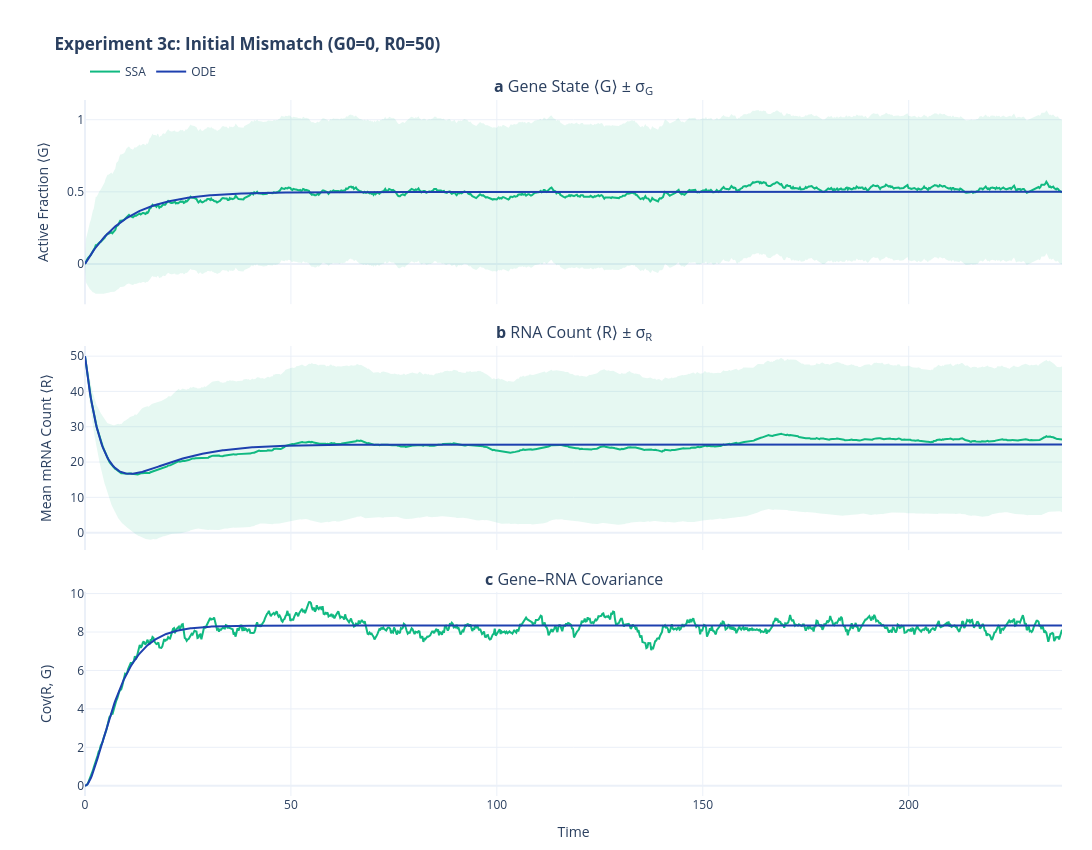

The code cell stored with this chart in its notebook:
### Markdown cell above
**3c. Initial mismatch** ($g_0=0,\; r_0=50$)

Gene OFF but mRNA abundant → surplus decays to equilibrium.

### Code cell
run_comparison(
    title="Experiment 3c: Initial Mismatch (G0=0, R0=50)",
    k_on=0.05,
    k_off=0.05,
    k_syn=10.0,
    k_deg=0.2,
    n_rep=300,
    g0=0,
    r0=50,
)

### Figure 1 — Plotly figure (JSON) as saved in the notebook; plotly's stock layout.template omitted (floating-point values rounded to 4 significant figures; data arrays with more than 128 entries replaced by an {"elided": "..."} marker saying what was removed)
{"data": [{"hoverinfo": "skip", "legendgroup": "ssa", "line": {"width": 0}, "showlegend": false, "type": "scatter", "x": {"elided": "1000 float values"}, "xaxis": "x", "y": {"elided": "1000 float values"}, "yaxis": "y"}, {"fill": "tonexty", "fillcolor": "rgba(16, 185, 129, 0.10)", "hoverinfo": "skip", "legendgroup": "ssa", "line": {"width": 0}, "showlegend": false, "type": "scatter", "x": {"elided": "1000 float values"}, "xaxis": "x", "y": {"elided": "1000 float values"}, "yaxis": "y"}, {"hovertemplate": "SSA ⟨G⟩ = %{y:.3f}<extra></extra>", "legendgroup": "ssa", "line": {"color": "#10B981", "width": 2}, "name": "SSA", "showlegend": true, "type": "scatter", "x": {"elided": "1000 float values"}, "xaxis": "x", "y": {"elided": "1000 float values"}, "yaxis": "y"}, {"hovertemplate": "ODE ⟨G⟩ = %{y:.3f}<extra></extra>", "legendgroup": "ode", "line": {"color": "#1E40AF", "width": 2}, "name": "ODE", "showlegend": true, "type": "scatter", "x": {"elided": "1000 float values"}, "xaxis": "x", "y": {"elided": "1000 float values"}, "yaxis": "y"}, {"hoverinfo": "skip", "legendgroup": "ssa", "line": {"width": 0}, "showlegend": false, "type": "scatter", "x": {"elided": "1000 float values"}, "xaxis": "x2", "y": {"elided": "1000 float values"}, "yaxis": "y2"}, {"fill": "tonexty", "fillcolor": "rgba(16, 185, 129, 0.10)", "hoverinfo": "skip", "legendgroup": "ssa", "line": {"width": 0}, "showlegend": false, "type": "scatter", "x": {"elided": "1000 float values"}, "xaxis": "x2", "y": {"elided": "1000 float values"}, "yaxis": "y2"}, {"hovertemplate": "SSA ⟨R⟩ = %{y:.1f}<extra></extra>", "legendgroup": "ssa", "line": {"color": "#10B981", "width": 2}, "showlegend": false, "type": "scatter", "x": {"elided": "1000 float values"}, "xaxis": "x2", "y": {"elided": "1000 float values"}, "yaxis": "y2"}, {"hovertemplate": "ODE ⟨R⟩ = %{y:.1f}<extra></extra>", "legendgroup": "ode", "line": {"color": "#1E40AF", "width": 2}, "showlegend": false, "type": "scatter", "x": {"elided": "1000 float values"}, "xaxis": "x2", "y": {"elided": "1000 float values"}, "yaxis": "y2"}, {"hovertemplate": "SSA Cov = %{y:.3f}<extra></extra>", "legendgroup": "ssa", "line": {"color": "#10B981", "width": 2}, "showlegend": false, "type": "scatter", "x": {"elided": "1000 float values"}, "xaxis": "x3", "y": {"elided": "1000 float values"}, "yaxis": "y3"}, {"hovertemplate": "ODE Cov = %{y:.3f}<extra></extra>", "legendgroup": "ode", "line": {"color": "#1E40AF", "width": 2}, "showlegend": false, "type": "scatter", "x": {"elided": "1000 float values"}, "xaxis": "x3", "y": {"elided": "1000 float values"}, "yaxis": "y3"}], "layout": {"annotations": [{"font": {"size": 16}, "showarrow": false, "text": "<b>a</b> Gene State ⟨G⟩ ± σ<sub>G</sub>", "x": 0.5, "xanchor": "center", "xref": "paper", "y": 1, "yanchor": "bottom", "yref": "paper"}, {"font": {"size": 16}, "showarrow": false, "text": "<b>b</b> RNA Count ⟨R⟩ ± σ<sub>R</sub>", "x": 0.5, "xanchor": "center", "xref": "paper", "y": 0.6467, "yanchor": "bottom", "yref": "paper"}, {"font": {"size": 16}, "showarrow": false, "text": "<b>c</b> Gene–RNA Covariance", "x": 0.5, "xanchor": "center", "xref": "paper", "y": 0.2933, "yanchor": "bottom", "yref": "paper"}], "height": 850, "hovermode": "x", "legend": {"bgcolor": "rgba(255, 255, 255, 0.5)", "groupclick": "togglegroup", "orientation": "h", "x": 0, "xanchor": "left", "y": 1.02, "yanchor": "bottom"}, "margin": {"b": 50, "l": 85, "r": 30, "t": 100}, "title": {"text": "<b>Experiment 3c: Initial Mismatch (G0=0, R0=50)</b>"}, "width": 1100, "xaxis": {"anchor": "y", "domain": [0, 1], "matches": "x3", "showticklabels": false}, "xaxis2": {"anchor": "y2", "domain": [0, 1], "matches": "x3", "showticklabels": false}, "xaxis3": {"anchor": "y3", "domain": [0, 1], "title": {"text": "Time"}}, "yaxis": {"anchor": "x", "domain": [0.7067, 1], "title": {"text": "Active Fraction ⟨G⟩"}}, "yaxis2": {"anchor": "x2", "domain": [0.3533, 0.6467], "title": {"text": "Mean mRNA Count ⟨R⟩"}}, "yaxis3": {"anchor": "x3", "domain": [0, 0.2933], "title": {"text": "Cov(R, G)"}}}}
